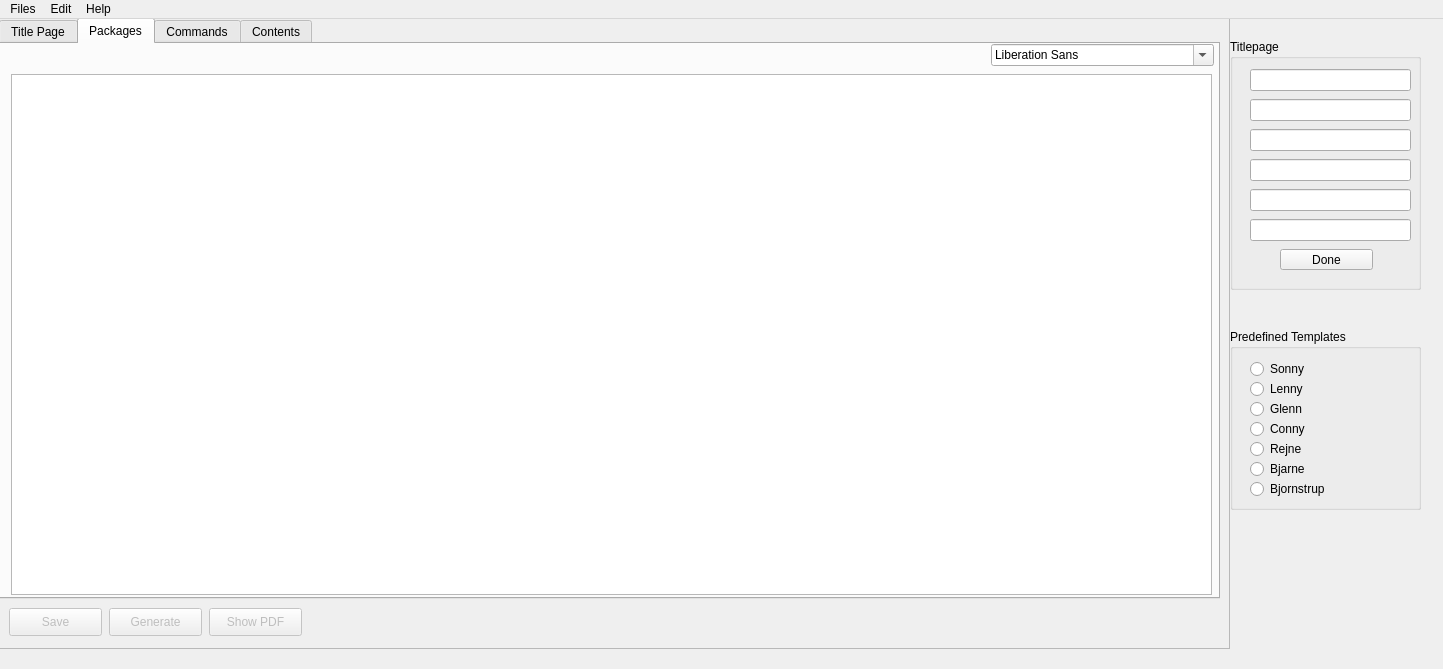
<?xml version="1.0" encoding="UTF-8"?>
<ui version="4.0">
 <class>MainWindow</class>
 <widget class="QMainWindow" name="MainWindow">
  <property name="geometry">
   <rect>
    <x>0</x>
    <y>0</y>
    <width>1443</width>
    <height>669</height>
   </rect>
  </property>
  <property name="windowTitle">
   <string>LaTeX Editor</string>
  </property>
  <property name="windowOpacity">
   <double>1.000000000000000</double>
  </property>
  <property name="styleSheet">
   <string notr="true"/>
  </property>
  <widget class="QWidget" name="centralWidget">
   <widget class="QFrame" name="frame">
    <property name="geometry">
     <rect>
      <x>-1</x>
      <y>-1</y>
      <width>1231</width>
      <height>631</height>
     </rect>
    </property>
    <property name="frameShape">
     <enum>QFrame::StyledPanel</enum>
    </property>
    <property name="frameShadow">
     <enum>QFrame::Raised</enum>
    </property>
    <widget class="QTabWidget" name="tabWidget">
     <property name="geometry">
      <rect>
       <x>0</x>
       <y>0</y>
       <width>1221</width>
       <height>581</height>
      </rect>
     </property>
     <property name="currentIndex">
      <number>1</number>
     </property>
     <widget class="QWidget" name="tab">
      <attribute name="title">
       <string>Title Page</string>
      </attribute>
      <widget class="QTextEdit" name="textEdit">
       <property name="geometry">
        <rect>
         <x>10</x>
         <y>30</y>
         <width>1201</width>
         <height>521</height>
        </rect>
       </property>
      </widget>
      <widget class="QFontComboBox" name="fontComboBox">
       <property name="geometry">
        <rect>
         <x>980</x>
         <y>0</y>
         <width>223</width>
         <height>22</height>
        </rect>
       </property>
      </widget>
     </widget>
     <widget class="QWidget" name="tab_2">
      <attribute name="title">
       <string>Packages</string>
      </attribute>
      <widget class="QTextEdit" name="textEdit_2">
       <property name="geometry">
        <rect>
         <x>10</x>
         <y>30</y>
         <width>1201</width>
         <height>521</height>
        </rect>
       </property>
      </widget>
      <widget class="QFontComboBox" name="fontComboBox_2">
       <property name="geometry">
        <rect>
         <x>990</x>
         <y>0</y>
         <width>223</width>
         <height>22</height>
        </rect>
       </property>
      </widget>
     </widget>
     <widget class="QWidget" name="tab_3">
      <attribute name="title">
       <string>Commands</string>
      </attribute>
      <widget class="QTextEdit" name="textEdit_3">
       <property name="geometry">
        <rect>
         <x>10</x>
         <y>30</y>
         <width>1201</width>
         <height>521</height>
        </rect>
       </property>
      </widget>
      <widget class="QFontComboBox" name="fontComboBox_3">
       <property name="geometry">
        <rect>
         <x>980</x>
         <y>0</y>
         <width>223</width>
         <height>22</height>
        </rect>
       </property>
      </widget>
     </widget>
     <widget class="QWidget" name="tab_4">
      <attribute name="title">
       <string>Contents</string>
      </attribute>
      <widget class="QTextEdit" name="textEdit_4">
       <property name="geometry">
        <rect>
         <x>10</x>
         <y>30</y>
         <width>1201</width>
         <height>521</height>
        </rect>
       </property>
      </widget>
      <widget class="QFontComboBox" name="fontComboBox_4">
       <property name="geometry">
        <rect>
         <x>980</x>
         <y>0</y>
         <width>223</width>
         <height>22</height>
        </rect>
       </property>
      </widget>
     </widget>
    </widget>
    <widget class="QPushButton" name="pushButton">
     <property name="enabled">
      <bool>false</bool>
     </property>
     <property name="geometry">
      <rect>
       <x>10</x>
       <y>590</y>
       <width>93</width>
       <height>28</height>
      </rect>
     </property>
     <property name="styleSheet">
      <string notr="true"/>
     </property>
     <property name="text">
      <string>Save</string>
     </property>
    </widget>
    <widget class="QPushButton" name="pushButton_2">
     <property name="enabled">
      <bool>false</bool>
     </property>
     <property name="geometry">
      <rect>
       <x>110</x>
       <y>590</y>
       <width>93</width>
       <height>28</height>
      </rect>
     </property>
     <property name="text">
      <string>Generate</string>
     </property>
    </widget>
    <widget class="QPushButton" name="pushButton_3">
     <property name="enabled">
      <bool>false</bool>
     </property>
     <property name="geometry">
      <rect>
       <x>210</x>
       <y>590</y>
       <width>93</width>
       <height>28</height>
      </rect>
     </property>
     <property name="text">
      <string>Show PDF</string>
     </property>
    </widget>
   </widget>
   <widget class="QGroupBox" name="groupBox">
    <property name="geometry">
     <rect>
      <x>1230</x>
      <y>310</y>
      <width>191</width>
      <height>181</height>
     </rect>
    </property>
    <property name="title">
     <string>Predefined Templates</string>
    </property>
    <widget class="QRadioButton" name="radioButton">
     <property name="geometry">
      <rect>
       <x>20</x>
       <y>30</y>
       <width>95</width>
       <height>20</height>
      </rect>
     </property>
     <property name="text">
      <string>Sonny</string>
     </property>
    </widget>
    <widget class="QRadioButton" name="radioButton_2">
     <property name="geometry">
      <rect>
       <x>20</x>
       <y>50</y>
       <width>95</width>
       <height>20</height>
      </rect>
     </property>
     <property name="text">
      <string>Lenny</string>
     </property>
    </widget>
    <widget class="QRadioButton" name="radioButton_3">
     <property name="geometry">
      <rect>
       <x>20</x>
       <y>70</y>
       <width>95</width>
       <height>20</height>
      </rect>
     </property>
     <property name="text">
      <string>Glenn</string>
     </property>
    </widget>
    <widget class="QRadioButton" name="radioButton_4">
     <property name="geometry">
      <rect>
       <x>20</x>
       <y>90</y>
       <width>95</width>
       <height>20</height>
      </rect>
     </property>
     <property name="text">
      <string>Conny</string>
     </property>
    </widget>
    <widget class="QRadioButton" name="radioButton_5">
     <property name="geometry">
      <rect>
       <x>20</x>
       <y>110</y>
       <width>95</width>
       <height>20</height>
      </rect>
     </property>
     <property name="text">
      <string>Rejne</string>
     </property>
    </widget>
    <widget class="QRadioButton" name="radioButton_6">
     <property name="geometry">
      <rect>
       <x>20</x>
       <y>130</y>
       <width>95</width>
       <height>20</height>
      </rect>
     </property>
     <property name="text">
      <string>Bjarne</string>
     </property>
    </widget>
    <widget class="QRadioButton" name="radioButton_7">
     <property name="geometry">
      <rect>
       <x>20</x>
       <y>150</y>
       <width>95</width>
       <height>20</height>
      </rect>
     </property>
     <property name="text">
      <string>Bjornstrup</string>
     </property>
    </widget>
   </widget>
   <widget class="QGroupBox" name="groupBox_2">
    <property name="geometry">
     <rect>
      <x>1230</x>
      <y>20</y>
      <width>191</width>
      <height>251</height>
     </rect>
    </property>
    <property name="title">
     <string>Titlepage</string>
    </property>
    <widget class="QLineEdit" name="lineEdit">
     <property name="geometry">
      <rect>
       <x>20</x>
       <y>30</y>
       <width>161</width>
       <height>22</height>
      </rect>
     </property>
    </widget>
    <widget class="QLineEdit" name="lineEdit_2">
     <property name="geometry">
      <rect>
       <x>20</x>
       <y>60</y>
       <width>161</width>
       <height>22</height>
      </rect>
     </property>
    </widget>
    <widget class="QLineEdit" name="lineEdit_3">
     <property name="geometry">
      <rect>
       <x>20</x>
       <y>90</y>
       <width>161</width>
       <height>22</height>
      </rect>
     </property>
    </widget>
    <widget class="QLineEdit" name="lineEdit_4">
     <property name="geometry">
      <rect>
       <x>20</x>
       <y>120</y>
       <width>161</width>
       <height>22</height>
      </rect>
     </property>
    </widget>
    <widget class="QLineEdit" name="lineEdit_5">
     <property name="geometry">
      <rect>
       <x>20</x>
       <y>150</y>
       <width>161</width>
       <height>22</height>
      </rect>
     </property>
    </widget>
    <widget class="QLineEdit" name="lineEdit_6">
     <property name="geometry">
      <rect>
       <x>20</x>
       <y>180</y>
       <width>161</width>
       <height>22</height>
      </rect>
     </property>
    </widget>
    <widget class="QPushButton" name="pushButton_4">
     <property name="geometry">
      <rect>
       <x>50</x>
       <y>210</y>
       <width>93</width>
       <height>21</height>
      </rect>
     </property>
     <property name="text">
      <string>Done</string>
     </property>
    </widget>
   </widget>
  </widget>
  <widget class="QMenuBar" name="menuBar">
   <property name="geometry">
    <rect>
     <x>0</x>
     <y>0</y>
     <width>1443</width>
     <height>26</height>
    </rect>
   </property>
   <widget class="QMenu" name="menuFiles">
    <property name="title">
     <string>Files</string>
    </property>
    <addaction name="actionNew_File"/>
    <addaction name="actionOpen_File"/>
   </widget>
   <widget class="QMenu" name="menuEdit">
    <property name="title">
     <string>Edit</string>
    </property>
   </widget>
   <widget class="QMenu" name="menuHelp">
    <property name="title">
     <string>Help</string>
    </property>
   </widget>
   <addaction name="menuFiles"/>
   <addaction name="menuEdit"/>
   <addaction name="menuHelp"/>
  </widget>
  <action name="actionNew_File">
   <property name="text">
    <string>New Project</string>
   </property>
  </action>
  <action name="actionOpen_File">
   <property name="text">
    <string>Open Project</string>
   </property>
  </action>
 </widget>
 <layoutdefault spacing="6" margin="11"/>
 <resources/>
 <connections/>
</ui>
